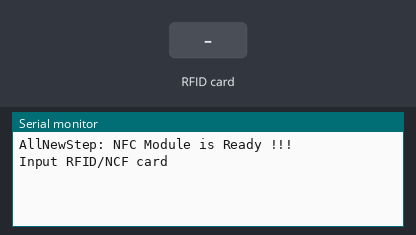
Bench run of a sketch on a simulated Arduino Uno, built with avr-gcc and run on an emulated ATmega328P. On the bench: the last lines printed to the serial monitor. Inputs (shaded band) come from the test bench.

Above: at 1.2 s.
1.3 s: RFID card 11 11 11 11 11 held to the reader
At 1.9 s:
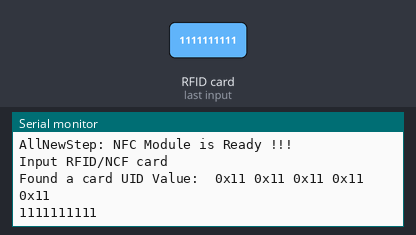
2.8 s: RFID card 5E 7A 19 C4 held to the reader
At 4.2 s:
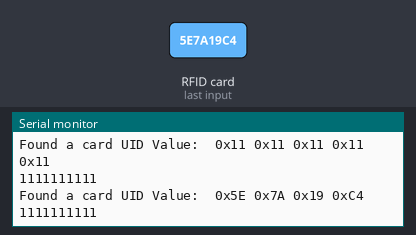

Measured:
- after the input at 1.3 s, the serial monitor: prints a new line at once (image 1)
- after the input at 2.8 s, the serial monitor: prints a new line at once (image 2)

The sketch:

nfcv3.ino
```cpp
// สร้างโดย Allnewstep.com รายละเอียดเพิ่มเติมที่นี่ https://www.allnewstep.com/p/146
#include <Wire.h>
#include <PN532_I2C.h>
#include <PN532.h>
#include <NfcAdapter.h>

PN532_I2C pn532i2c(Wire);
PN532 nfc(pn532i2c);

void setup() {
  Serial.begin(9600);
  nfc.begin();
  uint32_t versiondata = nfc.getFirmwareVersion();
  if (! versiondata) {
    Serial.print("Didn't find PN53x board");
    while (1); // halt
  }else{
    Serial.println("AllNewStep: NFC Module is Ready !!!");
  }
  nfc.setPassiveActivationRetries(0xFF);
  nfc.SAMConfig();
  Serial.println("Input RFID/NCF card");
}

void loop() {
  boolean success;  //rfid pn532
  uint8_t uid[] = { 0, 0, 0, 0, 0, 0, 0 };  // บัฟเฟอร์สำหรับเก็บเลข ID ของ Tag
  uint8_t uidLength;                        // ความยาวของ ID (4 หรือ 7 ไบท์ ขึ้นกับประเภทของ Tag )
  success = nfc.readPassiveTargetID(PN532_MIFARE_ISO14443A, &uid[0], &uidLength); // สั่งอ่าน Tag RFID
  if (success) {
    Serial.print("Found a card UID Value: ");
    for (uint8_t i = 0; i < uidLength; i++) // แสดงผลเลข ID ของ Tag RFID
    {
      Serial.print(" 0x"); Serial.print(uid[i], HEX);
    }
    Serial.println("");
    Serial.println("1111111111");
    delay(1000);
  }
  else
  {
    Serial.println("Timed out waiting for a card");
  }
}
```
